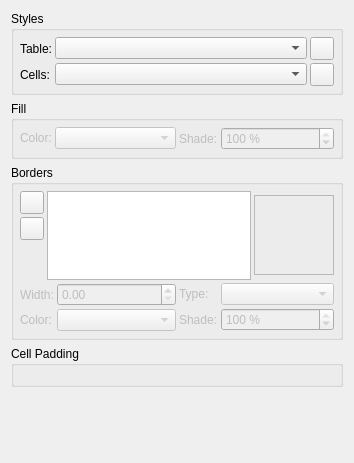
<?xml version="1.0" encoding="UTF-8"?>
<ui version="4.0">
 <class>PropertiesPalette_TableBase</class>
 <widget class="QWidget" name="PropertiesPalette_TableBase">
  <property name="geometry">
   <rect>
    <x>0</x>
    <y>0</y>
    <width>354</width>
    <height>463</height>
   </rect>
  </property>
  <layout class="QVBoxLayout" name="verticalLayout_2">
   <item>
    <widget class="QGroupBox" name="groupBox">
     <property name="title">
      <string>Styles</string>
     </property>
     <layout class="QGridLayout" name="gridLayout">
      <property name="leftMargin">
       <number>6</number>
      </property>
      <property name="topMargin">
       <number>6</number>
      </property>
      <property name="rightMargin">
       <number>6</number>
      </property>
      <property name="bottomMargin">
       <number>6</number>
      </property>
      <property name="spacing">
       <number>3</number>
      </property>
      <item row="0" column="0">
       <widget class="QLabel" name="labelTable">
        <property name="text">
         <string>Table:</string>
        </property>
       </widget>
      </item>
      <item row="0" column="1">
       <widget class="TableStyleComboBox" name="tableStyleCombo">
        <property name="sizePolicy">
         <sizepolicy hsizetype="Expanding" vsizetype="Fixed">
          <horstretch>0</horstretch>
          <verstretch>0</verstretch>
         </sizepolicy>
        </property>
        <property name="toolTip">
         <string>Table style of currently selected table</string>
        </property>
       </widget>
      </item>
      <item row="0" column="2">
       <widget class="QToolButton" name="buttonClearTableStyle">
        <property name="toolTip">
         <string>Remove Direct Table Formatting</string>
        </property>
        <property name="iconSize">
         <size>
          <width>16</width>
          <height>16</height>
         </size>
        </property>
       </widget>
      </item>
      <item row="1" column="0">
       <widget class="QLabel" name="labelCells">
        <property name="text">
         <string>Cells:</string>
        </property>
       </widget>
      </item>
      <item row="1" column="1">
       <widget class="CellStyleComboBox" name="cellStyleCombo">
        <property name="sizePolicy">
         <sizepolicy hsizetype="Expanding" vsizetype="Fixed">
          <horstretch>0</horstretch>
          <verstretch>0</verstretch>
         </sizepolicy>
        </property>
        <property name="toolTip">
         <string>Cell style of currently selected cell</string>
        </property>
       </widget>
      </item>
      <item row="1" column="2">
       <widget class="QToolButton" name="buttonClearCellStyle">
        <property name="toolTip">
         <string>Remove Direct Cell Formatting</string>
        </property>
        <property name="iconSize">
         <size>
          <width>16</width>
          <height>16</height>
         </size>
        </property>
       </widget>
      </item>
     </layout>
    </widget>
   </item>
   <item>
    <widget class="QGroupBox" name="fillLayout">
     <property name="title">
      <string>Fill</string>
     </property>
     <layout class="QVBoxLayout" name="verticalLayout_3">
      <property name="spacing">
       <number>3</number>
      </property>
      <property name="leftMargin">
       <number>6</number>
      </property>
      <property name="topMargin">
       <number>6</number>
      </property>
      <property name="rightMargin">
       <number>6</number>
      </property>
      <property name="bottomMargin">
       <number>6</number>
      </property>
      <item>
       <layout class="QHBoxLayout" name="fillLayout1" stretch="0,0">
        <property name="spacing">
         <number>3</number>
        </property>
        <item>
         <layout class="QFormLayout" name="fillLayout1_1">
          <property name="horizontalSpacing">
           <number>3</number>
          </property>
          <property name="verticalSpacing">
           <number>3</number>
          </property>
          <item row="0" column="0">
           <widget class="QLabel" name="fillColorLabel">
            <property name="enabled">
             <bool>false</bool>
            </property>
            <property name="text">
             <string>Color:</string>
            </property>
           </widget>
          </item>
          <item row="0" column="1">
           <widget class="ColorCombo" name="fillColor">
            <property name="enabled">
             <bool>false</bool>
            </property>
            <property name="sizePolicy">
             <sizepolicy hsizetype="MinimumExpanding" vsizetype="Fixed">
              <horstretch>0</horstretch>
              <verstretch>0</verstretch>
             </sizepolicy>
            </property>
            <property name="minimumSize">
             <size>
              <width>100</width>
              <height>0</height>
             </size>
            </property>
           </widget>
          </item>
         </layout>
        </item>
        <item>
         <layout class="QFormLayout" name="fillLayout1_2">
          <property name="horizontalSpacing">
           <number>3</number>
          </property>
          <property name="verticalSpacing">
           <number>3</number>
          </property>
          <item row="0" column="0">
           <widget class="QLabel" name="fillShadeLabel">
            <property name="enabled">
             <bool>false</bool>
            </property>
            <property name="text">
             <string>Shade:</string>
            </property>
           </widget>
          </item>
          <item row="0" column="1">
           <widget class="ScrSpinBox" name="fillShade">
            <property name="enabled">
             <bool>false</bool>
            </property>
            <property name="sizePolicy">
             <sizepolicy hsizetype="MinimumExpanding" vsizetype="Fixed">
              <horstretch>0</horstretch>
              <verstretch>0</verstretch>
             </sizepolicy>
            </property>
            <property name="minimumSize">
             <size>
              <width>100</width>
              <height>0</height>
             </size>
            </property>
            <property name="suffix">
             <string> %</string>
            </property>
            <property name="decimals">
             <number>0</number>
            </property>
            <property name="maximum">
             <double>100.000000000000000</double>
            </property>
            <property name="value">
             <double>100.000000000000000</double>
            </property>
           </widget>
          </item>
         </layout>
        </item>
       </layout>
      </item>
     </layout>
    </widget>
   </item>
   <item>
    <widget class="QGroupBox" name="bordersLayout">
     <property name="title">
      <string>Borders</string>
     </property>
     <layout class="QVBoxLayout" name="verticalLayout">
      <property name="spacing">
       <number>3</number>
      </property>
      <property name="leftMargin">
       <number>6</number>
      </property>
      <property name="topMargin">
       <number>6</number>
      </property>
      <property name="rightMargin">
       <number>6</number>
      </property>
      <property name="bottomMargin">
       <number>6</number>
      </property>
      <item>
       <layout class="QHBoxLayout" name="bordesLayout1">
        <property name="spacing">
         <number>3</number>
        </property>
        <item>
         <layout class="QVBoxLayout" name="bordersLayout1_1">
          <property name="spacing">
           <number>3</number>
          </property>
          <item>
           <widget class="QToolButton" name="addBorderLineButton">
            <property name="enabled">
             <bool>true</bool>
            </property>
            <property name="sizePolicy">
             <sizepolicy hsizetype="Fixed" vsizetype="Fixed">
              <horstretch>0</horstretch>
              <verstretch>0</verstretch>
             </sizepolicy>
            </property>
           </widget>
          </item>
          <item>
           <widget class="QToolButton" name="removeBorderLineButton">
            <property name="enabled">
             <bool>true</bool>
            </property>
            <property name="sizePolicy">
             <sizepolicy hsizetype="Fixed" vsizetype="Fixed">
              <horstretch>0</horstretch>
              <verstretch>0</verstretch>
             </sizepolicy>
            </property>
           </widget>
          </item>
          <item>
           <spacer name="buttonSpacer">
            <property name="orientation">
             <enum>Qt::Orientation::Vertical</enum>
            </property>
            <property name="sizeType">
             <enum>QSizePolicy::Policy::Minimum</enum>
            </property>
            <property name="sizeHint" stdset="0">
             <size>
              <width>20</width>
              <height>40</height>
             </size>
            </property>
           </spacer>
          </item>
         </layout>
        </item>
        <item>
         <widget class="QListWidget" name="borderLineList">
          <property name="enabled">
           <bool>true</bool>
          </property>
          <property name="sizePolicy">
           <sizepolicy hsizetype="Preferred" vsizetype="Minimum">
            <horstretch>0</horstretch>
            <verstretch>0</verstretch>
           </sizepolicy>
          </property>
          <property name="minimumSize">
           <size>
            <width>0</width>
            <height>50</height>
           </size>
          </property>
         </widget>
        </item>
        <item>
         <widget class="TableSideSelector" name="sideSelector">
          <property name="sizePolicy">
           <sizepolicy hsizetype="Fixed" vsizetype="Fixed">
            <horstretch>0</horstretch>
            <verstretch>0</verstretch>
           </sizepolicy>
          </property>
          <property name="minimumSize">
           <size>
            <width>80</width>
            <height>80</height>
           </size>
          </property>
          <property name="frameShape">
           <enum>QFrame::Shape::StyledPanel</enum>
          </property>
          <property name="frameShadow">
           <enum>QFrame::Shadow::Sunken</enum>
          </property>
         </widget>
        </item>
       </layout>
      </item>
      <item>
       <layout class="QHBoxLayout" name="bordersLayout2" stretch="0,0">
        <property name="spacing">
         <number>3</number>
        </property>
        <item>
         <layout class="QFormLayout" name="bordersLayout2_1">
          <property name="fieldGrowthPolicy">
           <enum>QFormLayout::FieldGrowthPolicy::ExpandingFieldsGrow</enum>
          </property>
          <property name="horizontalSpacing">
           <number>3</number>
          </property>
          <property name="verticalSpacing">
           <number>3</number>
          </property>
          <item row="0" column="0">
           <widget class="QLabel" name="borderLineWidthLabel">
            <property name="enabled">
             <bool>false</bool>
            </property>
            <property name="text">
             <string>Width:</string>
            </property>
            <property name="buddy">
             <cstring>borderLineWidth</cstring>
            </property>
           </widget>
          </item>
          <item row="1" column="0">
           <widget class="QLabel" name="borderLineColorLabel">
            <property name="enabled">
             <bool>false</bool>
            </property>
            <property name="text">
             <string>Color:</string>
            </property>
            <property name="buddy">
             <cstring>borderLineColor</cstring>
            </property>
           </widget>
          </item>
          <item row="1" column="1">
           <widget class="ColorCombo" name="borderLineColor">
            <property name="enabled">
             <bool>false</bool>
            </property>
            <property name="sizePolicy">
             <sizepolicy hsizetype="MinimumExpanding" vsizetype="Fixed">
              <horstretch>0</horstretch>
              <verstretch>0</verstretch>
             </sizepolicy>
            </property>
            <property name="minimumSize">
             <size>
              <width>100</width>
              <height>0</height>
             </size>
            </property>
           </widget>
          </item>
          <item row="0" column="1">
           <widget class="ScrSpinBox" name="borderLineWidth">
            <property name="enabled">
             <bool>false</bool>
            </property>
            <property name="sizePolicy">
             <sizepolicy hsizetype="MinimumExpanding" vsizetype="Fixed">
              <horstretch>0</horstretch>
              <verstretch>0</verstretch>
             </sizepolicy>
            </property>
            <property name="minimumSize">
             <size>
              <width>100</width>
              <height>0</height>
             </size>
            </property>
           </widget>
          </item>
         </layout>
        </item>
        <item>
         <layout class="QFormLayout" name="bordersLayout2_2">
          <property name="horizontalSpacing">
           <number>3</number>
          </property>
          <property name="verticalSpacing">
           <number>3</number>
          </property>
          <item row="0" column="0">
           <widget class="QLabel" name="borderLineStyleLabel">
            <property name="enabled">
             <bool>false</bool>
            </property>
            <property name="text">
             <string>Type:</string>
            </property>
            <property name="buddy">
             <cstring>borderLineStyle</cstring>
            </property>
           </widget>
          </item>
          <item row="0" column="1">
           <widget class="LineCombo" name="borderLineStyle">
            <property name="enabled">
             <bool>false</bool>
            </property>
            <property name="sizePolicy">
             <sizepolicy hsizetype="MinimumExpanding" vsizetype="Fixed">
              <horstretch>0</horstretch>
              <verstretch>0</verstretch>
             </sizepolicy>
            </property>
            <property name="minimumSize">
             <size>
              <width>100</width>
              <height>0</height>
             </size>
            </property>
           </widget>
          </item>
          <item row="1" column="0">
           <widget class="QLabel" name="borderLineShadeLabel">
            <property name="enabled">
             <bool>false</bool>
            </property>
            <property name="text">
             <string>Shade:</string>
            </property>
            <property name="buddy">
             <cstring>borderLineShade</cstring>
            </property>
           </widget>
          </item>
          <item row="1" column="1">
           <widget class="ScrSpinBox" name="borderLineShade">
            <property name="enabled">
             <bool>false</bool>
            </property>
            <property name="sizePolicy">
             <sizepolicy hsizetype="MinimumExpanding" vsizetype="Fixed">
              <horstretch>0</horstretch>
              <verstretch>0</verstretch>
             </sizepolicy>
            </property>
            <property name="minimumSize">
             <size>
              <width>100</width>
              <height>0</height>
             </size>
            </property>
            <property name="suffix">
             <string> %</string>
            </property>
            <property name="decimals">
             <number>0</number>
            </property>
            <property name="maximum">
             <double>100.000000000000000</double>
            </property>
            <property name="value">
             <double>100.000000000000000</double>
            </property>
           </widget>
          </item>
         </layout>
        </item>
       </layout>
      </item>
     </layout>
    </widget>
   </item>
   <item>
    <widget class="QGroupBox" name="groupBox_2">
     <property name="title">
      <string>Cell Padding</string>
     </property>
     <layout class="QHBoxLayout" name="horizontalLayout">
      <item>
       <layout class="QHBoxLayout" name="horizontalLayout_2" stretch="0,1">
        <property name="spacing">
         <number>4</number>
        </property>
        <item>
         <widget class="NewMarginWidget" name="cellPaddingWidget" native="true"/>
        </item>
        <item>
         <spacer name="horizontalSpacer_2">
          <property name="orientation">
           <enum>Qt::Orientation::Horizontal</enum>
          </property>
          <property name="sizeHint" stdset="0">
           <size>
            <width>0</width>
            <height>0</height>
           </size>
          </property>
         </spacer>
        </item>
       </layout>
      </item>
     </layout>
    </widget>
   </item>
   <item>
    <spacer name="verticalSpacer">
     <property name="orientation">
      <enum>Qt::Orientation::Vertical</enum>
     </property>
     <property name="sizeHint" stdset="0">
      <size>
       <width>20</width>
       <height>0</height>
      </size>
     </property>
    </spacer>
   </item>
  </layout>
 </widget>
 <customwidgets>
  <customwidget>
   <class>ScrSpinBox</class>
   <extends>QDoubleSpinBox</extends>
   <header>ui/scrspinbox.h</header>
  </customwidget>
  <customwidget>
   <class>LineCombo</class>
   <extends>QComboBox</extends>
   <header>ui/linecombo.h</header>
  </customwidget>
  <customwidget>
   <class>TableSideSelector</class>
   <extends>QFrame</extends>
   <header>ui/tablesideselector.h</header>
   <container>1</container>
  </customwidget>
  <customwidget>
   <class>ColorCombo</class>
   <extends>QComboBox</extends>
   <header>ui/colorcombo.h</header>
  </customwidget>
  <customwidget>
   <class>TableStyleComboBox</class>
   <extends>QComboBox</extends>
   <header>ui/stylecombos.h</header>
  </customwidget>
  <customwidget>
   <class>CellStyleComboBox</class>
   <extends>QComboBox</extends>
   <header>ui/stylecombos.h</header>
  </customwidget>
  <customwidget>
   <class>NewMarginWidget</class>
   <extends>QWidget</extends>
   <header>ui/newmarginwidget.h</header>
   <container>1</container>
  </customwidget>
 </customwidgets>
 <resources/>
 <connections/>
</ui>
